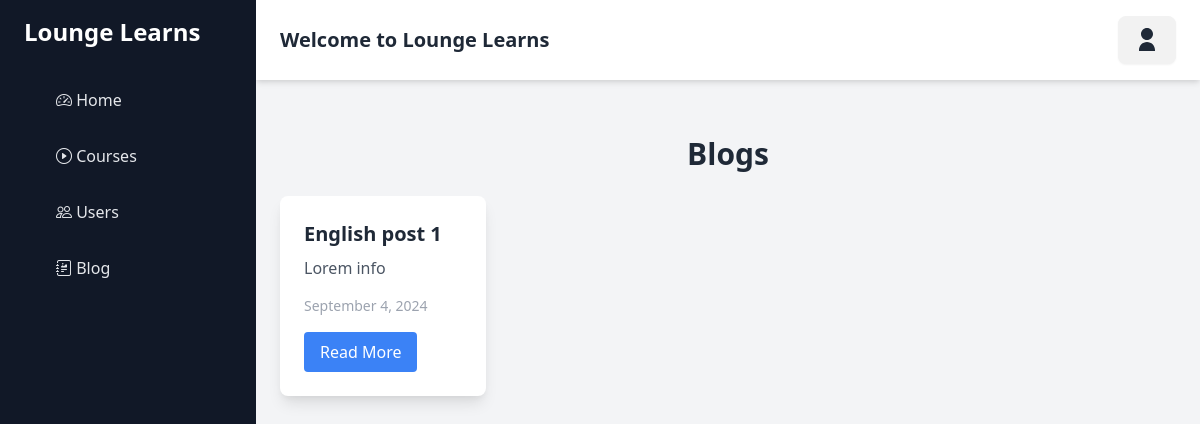
Screenshot of /blog/ with the database file from the repository.
### blog/models.py (models this page shows, shortened)
class Blog(models.Model):
    title = models.CharField(max_length=50)
    description = models.TextField(max_length=200)
    content = RichTextField()
    created_at = models.DateField(auto_now_add=True)

### blog/views.py (the view)
# urls.py: path('', blog_list, name='blogs'),
def blog_list(request):
    blogs = Blog.objects.all().order_by('-id')
    return render(request, 'blog/blogs.html', {'blogs': blogs})

### templates/blog/blogs.html (shortened to what this page needs)
{% extends 'base.html' %}
{% block content %}
<div class="container mx-auto py-8">
    <h1 class="text-3xl font-bold text-center mb-6">Blogs</h1>
    <div class="grid grid-cols-1 sm:grid-cols-2 md:grid-cols-3 lg:grid-cols-4 gap-6">
        {% for blog in blogs %}
        <div class="bg-white shadow-lg rounded-lg overflow-hidden">
            <div class="p-6">
                <h2 class="text-xl font-semibold mb-2">{{ blog.title }}</h2>
                <p class="text-gray-600 mb-4">{{ blog.description|truncatewords:20 }}</p>
                <p class="text-gray-400 text-sm">{{ blog.created_at|date:"F j, Y" }}</p>
                <a href="{% url 'blog:detail' blog.id %}" class="mt-4 inline-block bg-blue-500 text-white px-4 py-2 rounded hover:bg-blue-600">Read More</a>
            </div>
        </div>
        {% empty %}
        <p class="text-center col-span-full">No blogs available.</p>
        {% endfor %}
    </div>
</div>
{% endblock content %}

### rows the page displays
Blog: title "English post 1", description "Lorem info", created_at "September 4, 2024"
